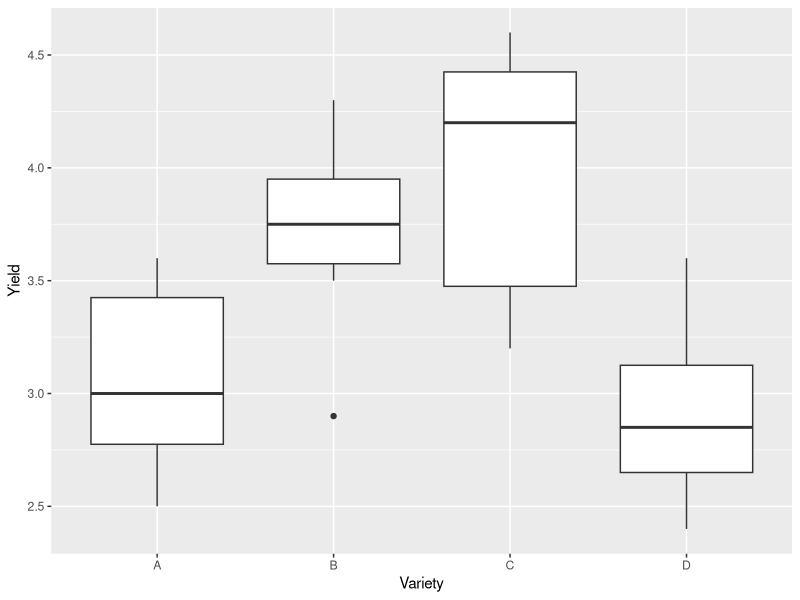
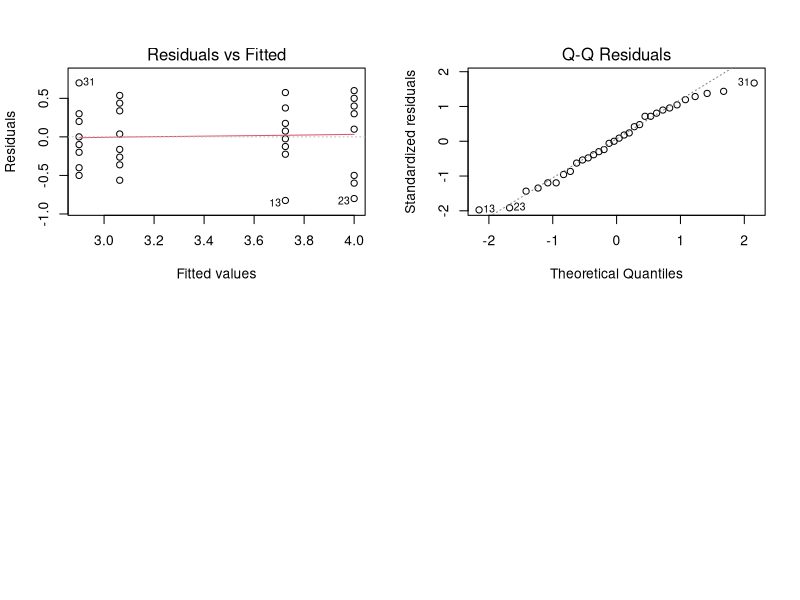
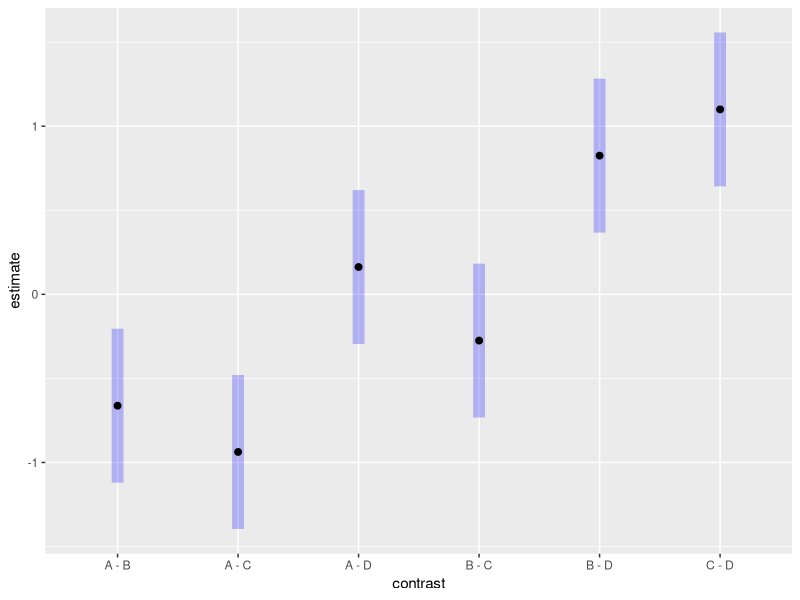
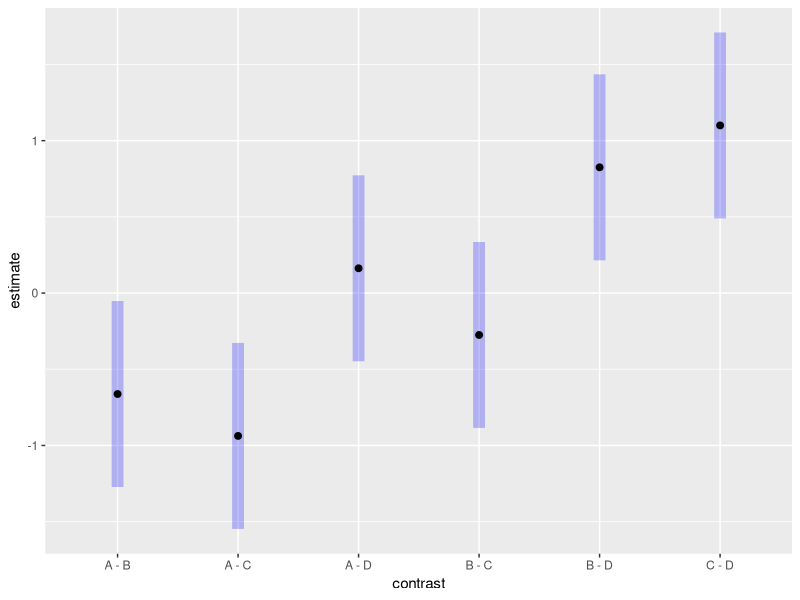
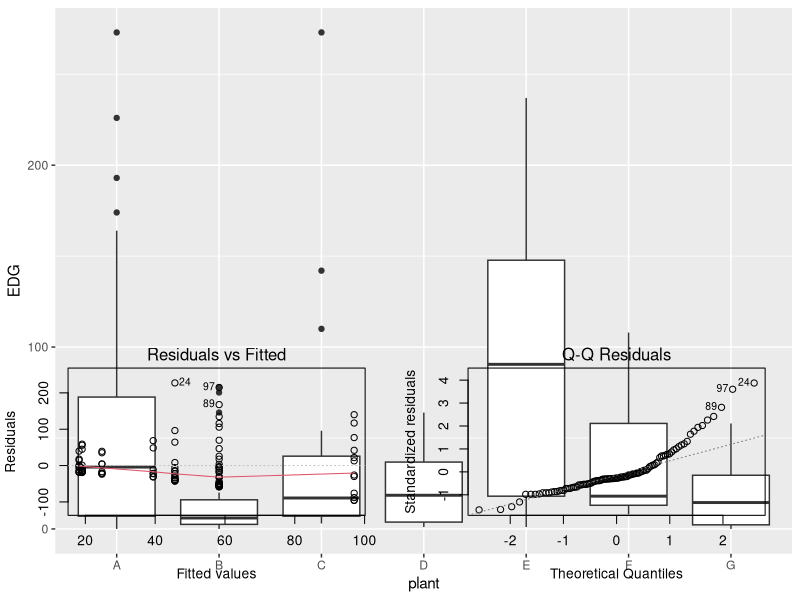

Here is the R script that generated these plots, in order:
## ---- chunk 1
#Retain (and do not edit) this code chunk!!!
library(knitr)
knitr::opts_chunk$set(echo = FALSE)
knitr::opts_chunk$set(message = FALSE)

library(tidyverse)
library(here)

## ---- chunk 2
#Q1
corn <- read_csv(here('./HW6/CornYield.csv'))

ggplot(corn, aes(x=Variety, y=Yield)) +
  geom_boxplot()
    
## ---- chunk 3
#Q2
corn_anov <- lm(Yield ~ Variety, data = corn)

anova(corn_anov)

## ---- chunk 4
#Q3
par(mfrow=c(2,2))
plot(corn_anov, 1)
plot(corn_anov, 2)

## ---- chunk 5
library('emmeans')

#Q4
lmfit <- lm(Yield ~ Variety, data = corn)
emout <- emmeans(lmfit, ~ Variety)
pairs(emout, adjust = 'none')

## ---- chunk 6
#Q5
pairs(emout)

## ---- chunk 7
#Q6

plot(pairs(emout, adjust = 'none'), horizontal = F)

## ---- chunk 8
#Q7
plot(pairs(emout), horizontal = F)

## ---- chunk 9
#Q9
pp <- read_csv(here('./HW6/ex8-23.txt'), quote = "'")

pp <- pp %>%
  pivot_longer(everything(), names_to = 'plant', values_to = 'EDG') %>%
  mutate(plant = as_factor(plant)) %>%
  na.omit()

ggplot(pp, aes(x = plant, y = EDG)) +
  geom_boxplot()

## ---- chunk 10

fit <- lm(EDG ~ plant, data = pp)
anova(fit)

## ---- chunk 11
#Q11
plot(fit, 1)
plot(fit, 2)

## ---- chunk 12
#Q12
kruskal.test(EDG ~ plant, data = pp)
